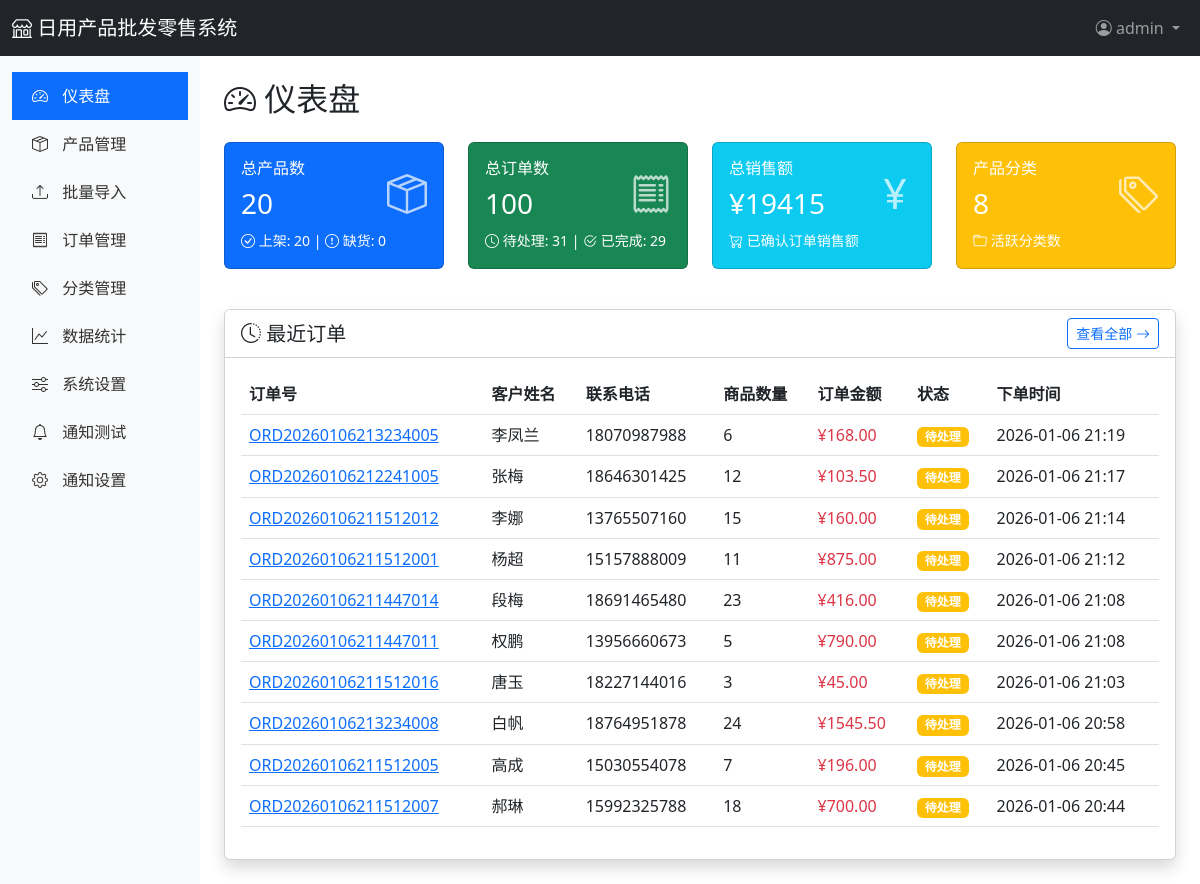
Page /admin/dashboard (signed in) on the earlier database version.
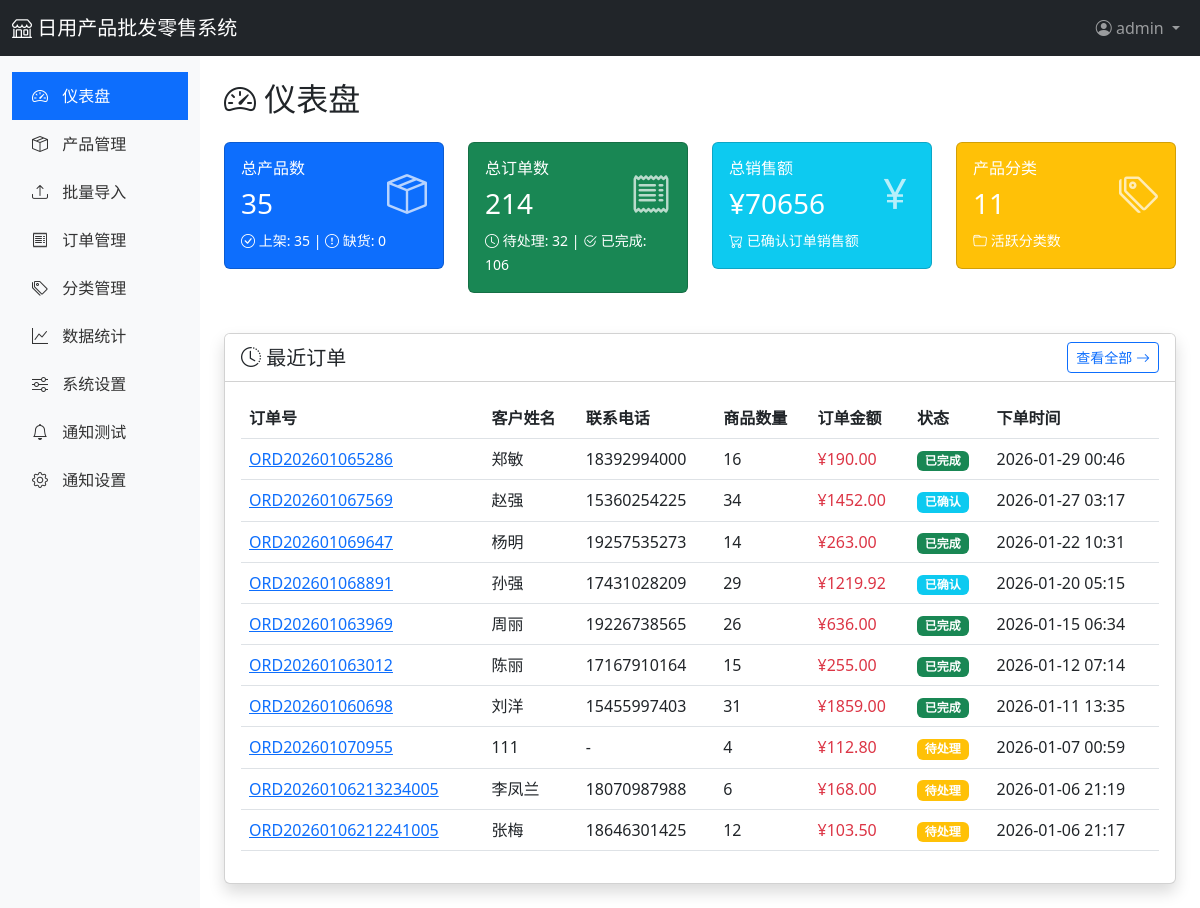
Same page on the later database version.
### app/models.py (models this page shows, shortened)
class Order(db.Model):
    __tablename__ = 'orders'
    id = db.Column(db.Integer, primary_key=True)
    order_no = db.Column(db.String(50), unique=True, nullable=False, index=True)  # 订单号
    customer_name = db.Column(db.String(100), nullable=False)
    customer_phone = db.Column(db.String(20))
    customer_email = db.Column(db.String(120))
    customer_address = db.Column(db.Text)
    total_amount = db.Column(db.Float, default=0)  # 总金额
    total_quantity = db.Column(db.Integer, default=0)  # 总数量
    status = db.Column(db.String(20), default='pending')  # pending, confirmed, shipped, completed, cancelled
    notes = db.Column(db.Text)  # 备注
    notified = db.Column(db.Boolean, default=False)  # 是否已通知
    created_at = db.Column(db.DateTime, default=datetime.utcnow)
    updated_at = db.Column(db.DateTime, default=datetime.utcnow, onupdate=datetime.utcnow)
    user_id = db.Column(db.Integer, db.ForeignKey('users.id'))
    items = db.relationship('OrderItem', backref='order', lazy='dynamic', cascade='all, delete-orphan')

### app/routes/admin.py (the view)
@admin_bp.route('/dashboard')
@login_required
def dashboard():
    from app.services.order_service import OrderService
    stats = {
        'products': {
            'total': Product.query.count(),
            'active': Product.query.filter_by(status='active').count(),
            'out_of_stock': Product.query.filter(Product.stock == 0).count()
        },
        'orders': OrderService.get_order_statistics(),
        'categories': Category.query.count()
    }
    recent_orders = Order.query.order_by(Order.created_at.desc()).limit(10).all()
    return render_template('admin/dashboard.html', stats=stats, recent_orders=recent_orders)

### app/services/order_service.py (called while the page is built)
    @staticmethod
    def get_order_statistics():
        total_orders = Order.query.count()
        pending_orders = Order.query.filter_by(status='pending').count()
        confirmed_orders = Order.query.filter_by(status='confirmed').count()
        completed_orders = Order.query.filter_by(status='completed').count()
        cancelled_orders = Order.query.filter_by(status='cancelled').count()
        total_sales = db.session.query(db.func.sum(Order.total_amount)).filter(
            Order.status.in_(['confirmed', 'shipped', 'completed'])
        ).scalar() or 0
        return {
            'total_orders': total_orders,
            'pending_orders': pending_orders,
            'confirmed_orders': confirmed_orders,
            'completed_orders': completed_orders,
            'cancelled_orders': cancelled_orders,
            'total_sales': total_sales
        }

### app/templates/admin/dashboard.html (shortened to what the changed rows need)
{% extends "admin/base.html" %}
{% block content %}
<h2 class="mb-4">
    <i class="bi bi-speedometer2"></i> 仪表盘
</h2>
<div class="row mb-4">
    <div class="col-md-3">
        <div class="card stat-card bg-primary text-white mb-3">
            <div class="card-body">
                <div class="d-flex justify-content-between">
                    <div>
                        <h6 class="card-title">总产品数</h6>
                        <h3>{{ stats.products.total }}</h3>
                    </div>
                    <div class="align-self-center">
                    </div>
                </div>
                <small>
                    <i class="bi bi-check-circle"></i> 上架: {{ stats.products.active }} |
                    <i class="bi bi-exclamation-circle"></i> 缺货: {{ stats.products.out_of_stock }}
                </small>
            </div>
        </div>
    </div>
    <div class="col-md-3">
        <div class="card stat-card bg-success text-white mb-3">
            <div class="card-body">
                <div class="d-flex justify-content-between">
                    <div>
                        <h6 class="card-title">总订单数</h6>
                        <h3>{{ stats.orders.total_orders }}</h3>
                    </div>
                    <div class="align-self-center">
                    </div>
                </div>
                <small>
                    <i class="bi bi-clock"></i> 待处理: {{ stats.orders.pending_orders }} |
                    <i class="bi bi-check2-circle"></i> 已完成: {{ stats.orders.completed_orders }}
                </small>
            </div>
        </div>
    </div>
    <div class="col-md-3">
        <div class="card stat-card bg-info text-white mb-3">
            <div class="card-body">
                <div class="d-flex justify-content-between">
                    <div>
                        <h6 class="card-title">总销售额</h6>
                        <h3>¥{{ "%.0f"|format(stats.orders.total_sales) }}</h3>
                    </div>
                </div>
            </div>
        </div>
    </div>
    <div class="col-md-3">
        <div class="card stat-card bg-warning text-white mb-3">
            <div class="card-body">
                <div class="d-flex justify-content-between">
                    <div>
                        <h6 class="card-title">产品分类</h6>
                        <h3>{{ stats.categories }}</h3>
                    </div>
                </div>
            </div>
        </div>
    </div>
</div>
<div class="card shadow">
    <div class="card-body">
        <div class="table-responsive">
            <table class="table table-hover">
                <thead>
                    <tr>
                        <th>订单号</th>
                        <th>客户姓名</th>
                        <th>联系电话</th>
                        <th>商品数量</th>
                        <th>订单金额</th>
                        <th>状态</th>
                        <th>下单时间</th>
                    </tr>
                </thead>
                <tbody>
                    {% if recent_orders %}
                        {% for order in recent_orders %}
                        <tr>
                            <td><a href="{{ url_for('admin.order_detail', order_id=order.id) }}">{{ order.order_no }}</a></td>
                            <td>{{ order.customer_name }}</td>
                            <td>{{ order.customer_phone or '-' }}</td>
                            <td>{{ order.total_quantity }}</td>
                            <td class="text-danger">¥{{ "%.2f"|format(order.total_amount) }}</td>
                            <td>
                                {% if order.status == 'pending' %}
                                    <span class="badge bg-warning">待处理</span>
                                {% elif order.status == 'confirmed' %}
                                    <span class="badge bg-info">已确认</span>
                                {% elif order.status == 'shipped' %}
                                    <span class="badge bg-primary">已发货</span>
                                {% elif order.status == 'completed' %}
                                    <span class="badge bg-success">已完成</span>
                                {% elif order.status == 'cancelled' %}
                                    <span class="badge bg-danger">已取消</span>
                                {% endif %}
                            </td>
                            <td>{{ order.created_at.strftime('%Y-%m-%d %H:%M') }}</td>
                        </tr>
                        {% endfor %}
                    {% else %}
                        <tr>
                            <td colspan="7" class="text-center text-muted">暂无订单</td>
                        </tr>
                    {% endif %}
                </tbody>
            </table>
        </div>
    </div>
</div>
{% endblock %}

Differences in the rows shown:
no longer on this page (row unchanged): Order: order_no "ORD20260106211512012", customer_name "李娜", customer_phone "13765507160", total_quantity "15", total_amount "160.00", status "待处理", created_at "2026-01-06 21:14"
no longer on this page (row unchanged): Order: order_no "ORD20260106211512001", customer_name "杨超", customer_phone "15157888009", total_quantity "11", total_amount "875.00", status "待处理", created_at "2026-01-06 21:12"
no longer on this page (row unchanged): Order: order_no "ORD20260106211447014", customer_name "段梅", customer_phone "18691465480", total_quantity "23", total_amount "416.00", status "待处理", created_at "2026-01-06 21:08"
no longer on this page (row unchanged): Order: order_no "ORD20260106211447011", customer_name "权鹏", customer_phone "13956660673", total_quantity "5", total_amount "790.00", status "待处理", created_at "2026-01-06 21:08"
no longer on this page (row unchanged): Order: order_no "ORD20260106211512016", customer_name "唐玉", customer_phone "18227144016", total_quantity "3", total_amount "45.00", status "待处理", created_at "2026-01-06 21:03"
no longer on this page (row unchanged): Order: order_no "ORD20260106213234008", customer_name "白帆", customer_phone "18764951878", total_quantity "24", total_amount "1545.50", status "待处理", created_at "2026-01-06 20:58"
no longer on this page (row unchanged): Order: order_no "ORD20260106211512005", customer_name "高成", customer_phone "15030554078", total_quantity "7", total_amount "196.00", status "待处理", created_at "2026-01-06 20:45"
no longer on this page (row unchanged): Order: order_no "ORD20260106211512007", customer_name "郝琳", customer_phone "15992325788", total_quantity "18", total_amount "700.00", status "待处理", created_at "2026-01-06 20:44"
added Order: order_no "ORD202601065286", customer_name "郑敏", customer_phone "18392994000", total_quantity "16", total_amount "190.00", status "已完成", created_at "2026-01-29 00:46"
added Order: order_no "ORD202601067569", customer_name "赵强", customer_phone "15360254225", total_quantity "34", total_amount "1452.00", status "已确认", created_at "2026-01-27 03:17"
added Order: order_no "ORD202601069647", customer_name "杨明", customer_phone "19257535273", total_quantity "14", total_amount "263.00", status "已完成", created_at "2026-01-22 10:31"
added Order: order_no "ORD202601068891", customer_name "孙强", customer_phone "17431028209", total_quantity "29", total_amount "1219.92", status "已确认", created_at "2026-01-20 05:15"
added Order: order_no "ORD202601063969", customer_name "周丽", customer_phone "19226738565", total_quantity "26", total_amount "636.00", status "已完成", created_at "2026-01-15 06:34"
added Order: order_no "ORD202601063012", customer_name "陈丽", customer_phone "17167910164", total_quantity "15", total_amount "255.00", status "已完成", created_at "2026-01-12 07:14"
added Order: order_no "ORD202601060698", customer_name "刘洋", customer_phone "15455997403", total_quantity "31", total_amount "1859.00", status "已完成", created_at "2026-01-11 13:35"
added Order: order_no "ORD202601070955", customer_name "111", customer_phone "-", total_quantity "4", total_amount "112.80", status "待处理", created_at "2026-01-07 00:59"
Other differences:
{{ stats.products.total }}: "20" → "35"
{{ stats.products.active }}: "20" → "35"
{{ stats.orders.total_orders }}: "100" → "214"
{{ stats.orders.pending_orders }}: "31" → "32"
{{ stats.orders.completed_orders }}: "29" → "106"
{{ "%.0f"|format(stats.orders.total_sales) }}: "19415" → "70656"
{{ stats.categories }}: "8" → "11"
